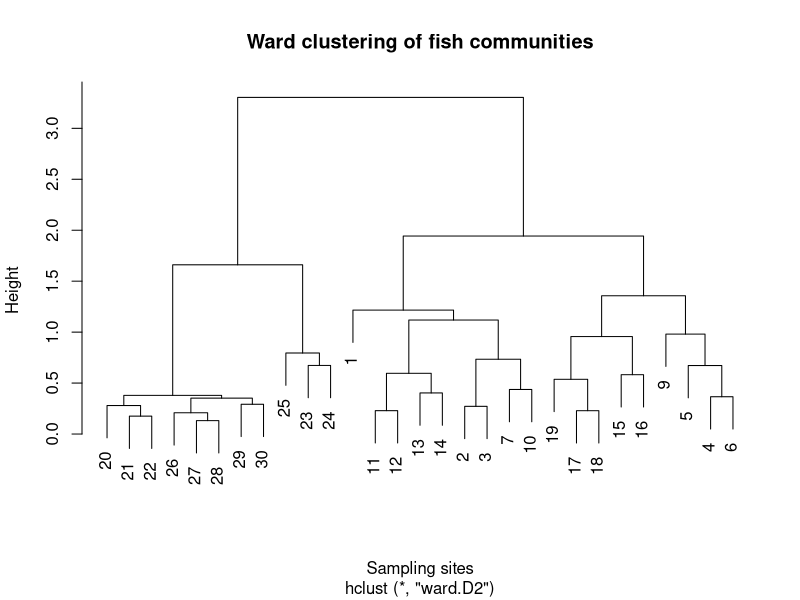
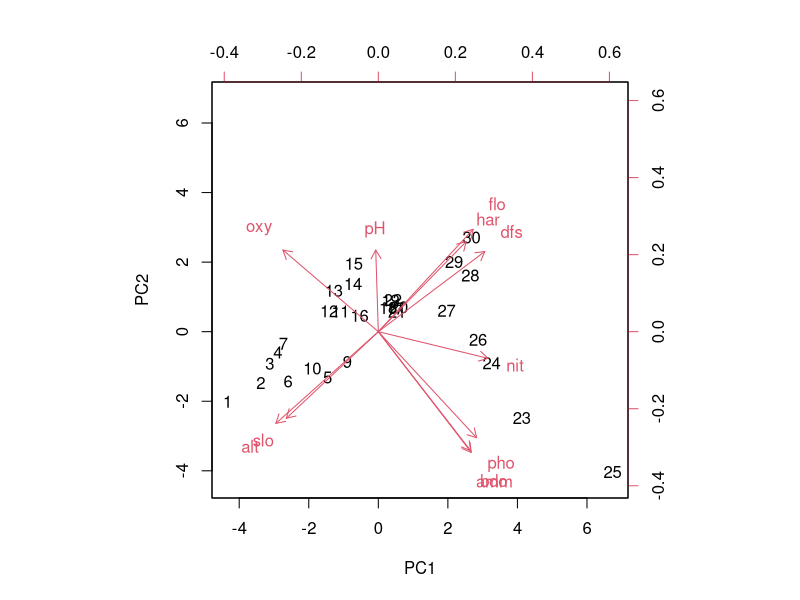
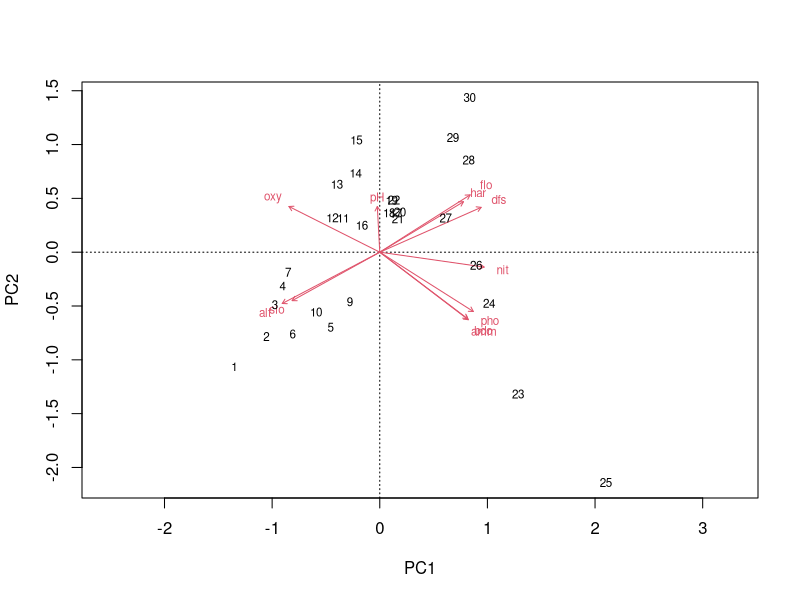
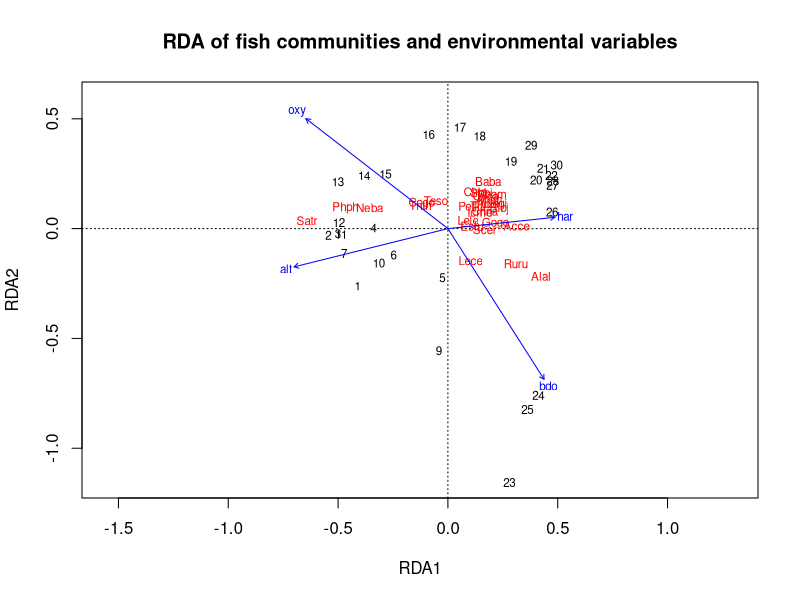

These charts were generated, in order, by the following R code:
## ---- chunk 1
knitr::opts_chunk$set(
  echo = TRUE,
  message = FALSE,
  warning = FALSE,
  fig.width = 7,
  fig.height = 5
)
## ---- chunk 2
library(ade4)
library(vegan)
library(cluster)
library(dplyr)

###导入 doubs 数据集，并删除无鱼站点
data(doubs, package = "ade4")

fish <- doubs$fish
env  <- doubs$env
xy   <- doubs$xy

dim(fish)
dim(env)
dim(xy)

#查看每个观察站点的鱼类总丰度
fish_abund <- rowSums(fish)
fish_abund

#找出无鱼站点
no_fish_site <- which(fish_abund == 0)
no_fish_site

#可以看到第 8 号样点为无鱼样点，因此需要从 fish、env 和 xy 中删除该样点。
fish_clean <- fish[fish_abund > 0, ]
env_clean  <- env[fish_abund > 0, ]
xy_clean   <- xy[fish_abund > 0, ]

xx_clean <- list(
  fish = fish_clean,
  env  = env_clean,
  xy   = xy_clean
)

dim(fish_clean)
dim(env_clean)
dim(xy_clean)

## ---- chunk 3
###由于鱼类丰度数据属于群落数据，直接使用原始丰度可能受到优势种影响，因此先进行 Hellinger 转换。
spe_hel <- vegan::decostand(fish_clean, method = "hellinger")
head(spe_hel)

###计算样点之间的欧式距离
spe_dist <- dist(spe_hel, method = "euclidean")
spe_dist

#使用 Ward 最小方差法进行聚类分析：
spe_clust <- hclust(spe_dist, method = "ward.D2")

plot(  spe_clust,
  main = "Ward clustering of fish communities",
  xlab = "Sampling sites",
  ylab = "Height"
)
## ---- chunk 4
env_z <- vegan::decostand(env_clean, "standardize")
head(env_z)
## ---- chunk 5
pca_env_prcomp <- prcomp(env_z) 
biplot(pca_env_prcomp, scale = 0)

pca_env_rda <- vegan::rda(env_z)
biplot(pca_env_rda, scaling = 2)

## ---- chunk 6
dca_res <- vegan::decorana(spe_hel)
dca_res
#查看 DCA 第一轴长度
#据 decorana() 输出结果可知，Axis lengths 中 DCA1 = 3.8978。
## ---- chunk 7
# ===============================
# VIF 共线性筛选
# ===============================

env_vif <- as.data.frame(env_z)

repeat {
  rda_temp <- vegan::rda(spe_hel ~ ., data = env_vif)
  vif_values <- vegan::vif.cca(rda_temp)
  
  print(vif_values)
  
  max_vif <- max(vif_values)
  
  if (max_vif < 10) {
    break
  }
  
  remove_var <- names(which.max(vif_values))
  
  cat("删除高 VIF 变量:", remove_var, 
      "，VIF =", max_vif, "\n")
  
  env_vif <- env_vif[, !(names(env_vif) %in% remove_var)]
}

env_vif
#删除了变量dfs、amm、pho，保留了变量alt、slo、flo、pH、har、nit、oxy、bdo


#  基于 VIF 筛选后的环境变量进行 RDA 逐步选择
rda_null <- vegan::rda(spe_hel ~ 1, data = env_vif)##建立空模型
rda_full_vif <- vegan::rda(spe_hel ~ ., data = env_vif)

## ---- chunk 8

#逐步选择变量
set.seed(123)

rda_step <- vegan::ordiR2step(
  rda_null,
  scope = formula(rda_full_vif),
  direction = "forward",
  permutations = 999,
  trace = FALSE
)

rda_step

#查看最终模型
summary(rda_step)

# RDA 整体模型显著性检验
anova(rda_step, permutations = 999)

# RDA 各排序轴显著性检验
anova(rda_step, by = "axis", permutations = 999)

# 各环境变量显著性检验
anova(rda_step, by = "terms", permutations = 999)
## ---- chunk 9
#绘制最终 RDA 图
plot(
  rda_step,
  scaling = 2,
  main = "RDA of fish communities and environmental variables"
)
